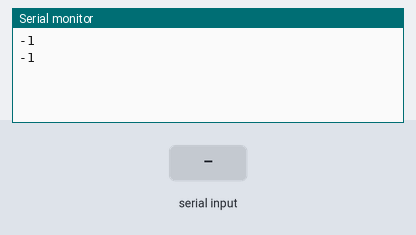
Bench run of a sketch on a simulated Arduino Uno, built with avr-gcc and run on an emulated ATmega328P. Parts: the last lines printed to the serial monitor. Inputs (shaded band) come from the test bench. EEPROM starts erased.

Above: at 1.2 s.
1.3 s: "90,45\n" received over Serial
At 3.8 s:
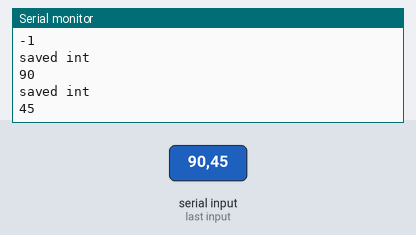
4.3 s: "30,150\n" received over Serial
At 6.8 s:
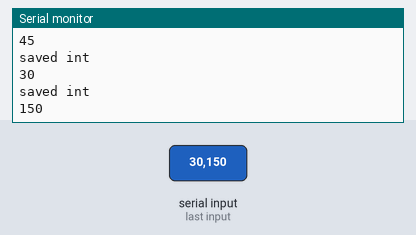
Timing chart, 0 to 8.3 s (numbered marks = the images above; inputs shaded):
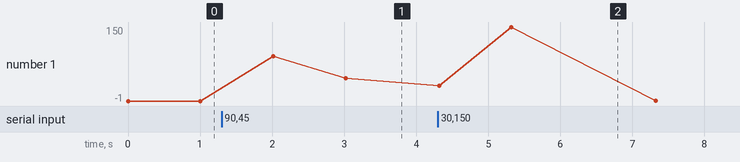

The sketch:

08_03_eeprom_int.ino
```cpp
#include <EEPROM.h>

int i;

void setup() {
  Serial.begin(9600);
  i = readEEPROMint(0);
}

void writeEEPROMint(int addr, int x) {
  EEPROM.write(addr, highByte(x));
  EEPROM.write(addr + 1, lowByte(x));
}

int readEEPROMint(int addr) {
  int high = EEPROM.read(addr);
  int low = EEPROM.read(addr + 1);
  return (high << 8) + low;
}

void loop() {
  if (Serial.available() > 0) {
    i = Serial.parseInt();
    writeEEPROMint(0, i);
    Serial.println("saved int");
  }
  Serial.println(i);
  delay(1000);
}
```

Measured:
- after the input at 1.3 s, the serial monitor: prints a new line after 0.70 s (image 1)
- after the input at 4.3 s, the serial monitor: prints a new line at once (image 2)
- plotted number 1: -1 → 45 after the input at 1.3 s
